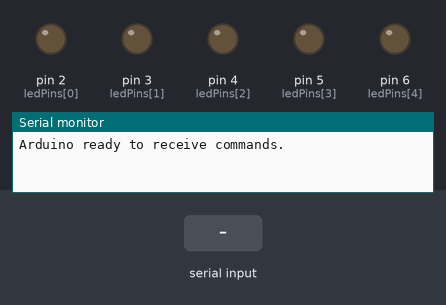
The sketch below on a simulated Arduino Uno, built with avr-gcc and run on an emulated ATmega328P. On the bench: output pins drawn as LEDs (lit = HIGH), the last lines printed to the serial monitor. The test bench sets the inputs (shaded band).

Above: at 1.2 s.
1.3 s: "90,45\n" received over Serial
At 2.5 s:
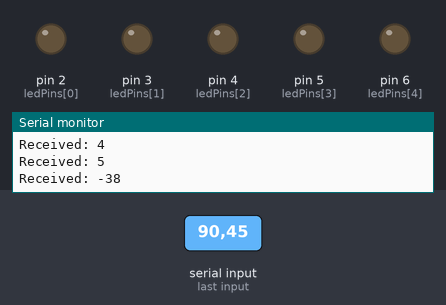
2.8 s: "30,150\n" received over Serial
At 3.5 s:
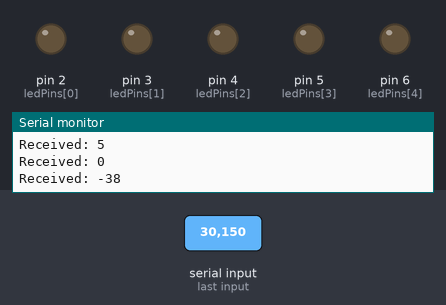
4.3 s: "200\n" received over Serial
Timing chart, 0 to 7.3 s (numbered marks = the images above; inputs shaded):
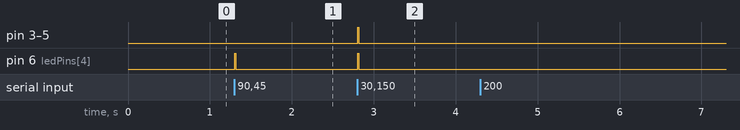

Measured:
- after the input at 1.3 s, pin 6 (ledPins[4]): LOW → HIGH at once, → LOW 0.01 s later
- after the input at 2.8 s, pin 3 (ledPins[1]), pin 4 (ledPins[2]), pin 5 (ledPins[3]), pin 6 (ledPins[4]): LOW → HIGH at once, → LOW 0.01 s later

The sketch:

sketch_jan17a.ino
```cpp
int ledPins[] = {2, 3, 4, 5, 6}; // Arduino pins for 5 LEDs (LED1 on pin 2, LED2 on pin 3, etc.)
const int NUM_LEDS = 5;

void setup() {
  Serial.begin(9600); // Start serial communication with PC
  for (int i = 0; i < NUM_LEDS; i++) {
    pinMode(ledPins[i], OUTPUT); // Set all LED pins as OUTPUT
    digitalWrite(ledPins[i], LOW); // Ensure all LEDs are off initially
  }
  Serial.println("Arduino ready to receive commands.");
}

void loop() {
  if (Serial.available() > 0) {
    char data = Serial.read(); // Read the incoming byte (e.g., '1', '2', '0')
    int numFingers = data - '0'; // Convert char to int (e.g., '1' becomes 1)

    Serial.print("Received: ");
    Serial.println(numFingers);

    // Turn off all LEDs first
    for (int i = 0; i < NUM_LEDS; i++) {
      digitalWrite(ledPins[i], LOW);
    }

    // Turn on LEDs based on the number of fingers received
    for (int i = 0; i < numFingers; i++) {
      if (i < NUM_LEDS) { // Ensure we don't go out of bounds of our ledPins array
        digitalWrite(ledPins[i], HIGH);
      }
    }
  }
}
```
